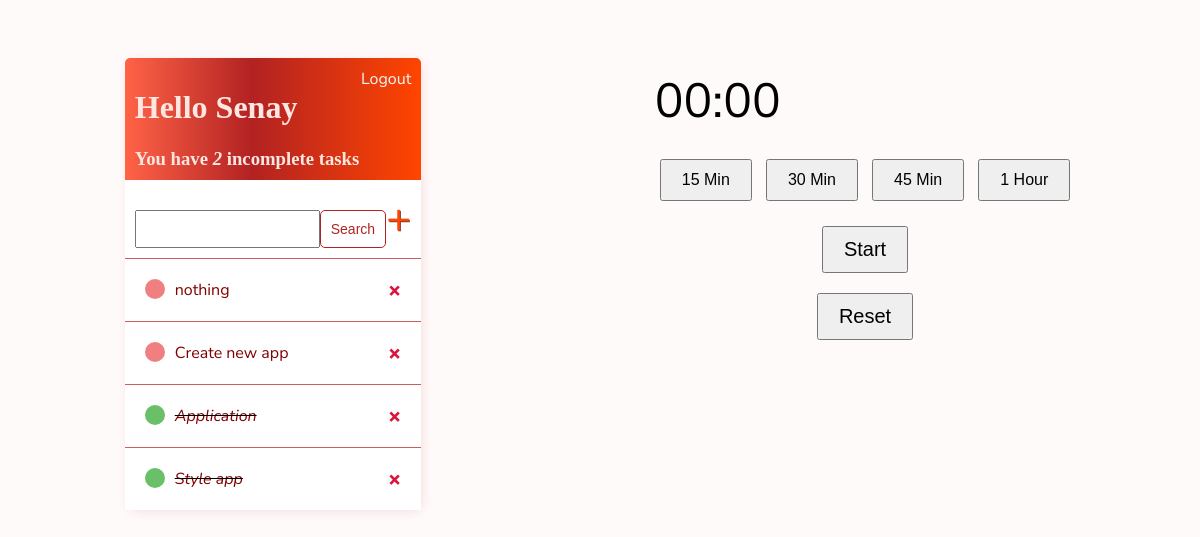
Page / (signed in) on the earlier database version.
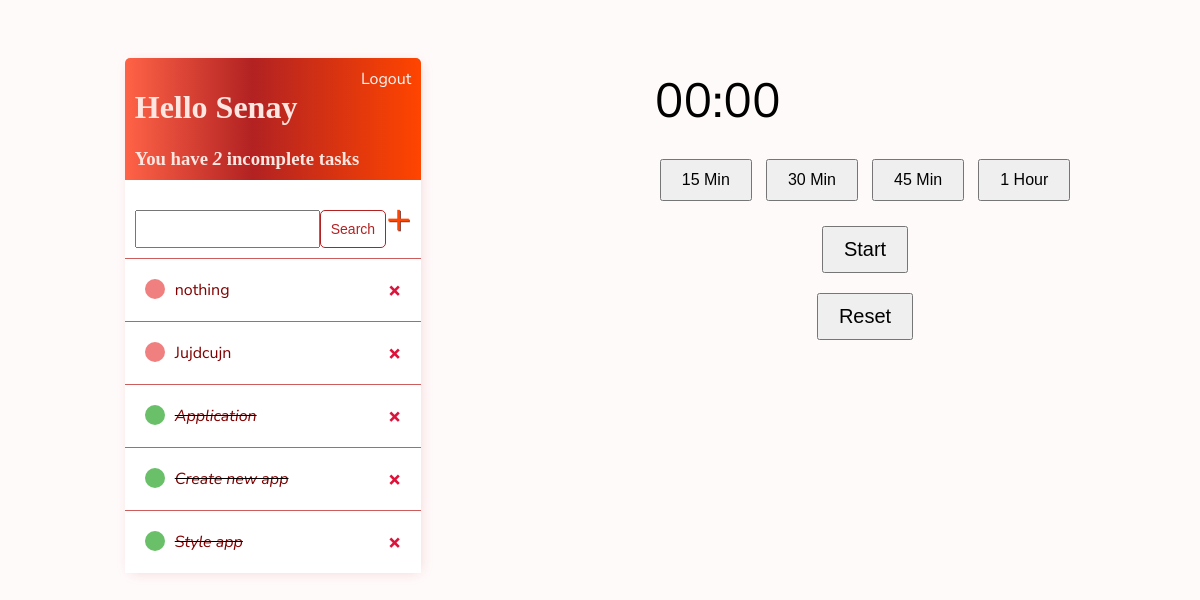
Same page on the later database version.
### todo/models.py (models this page shows)
class Task(models.Model):
    user = models.ForeignKey(
        User, on_delete= models.CASCADE, null=True, blank=True)
    title = models.CharField(max_length=200)
    descrption = models.TextField(null=True, blank=True)
    complete = models.BooleanField(default=False)
    created = models.DateTimeField(auto_now_add=True)
    def __str__(self):
        return self.title
    class Meta:
        ordering = ['complete']

### todo/views.py (the view)
# urls.py: path('', TaskList.as_view(), name='tasks'),
class TaskList(LoginRequiredMixin, ListView):
    model = Task
    context_object_name = 'tasks'
    def get_context_data(self, **kwargs):
        context = super().get_context_data(**kwargs)
        context['tasks'] = context['tasks'].filter(user=self.request.user)
        context['count'] = context['tasks'].filter(complete=False).count()
        search_input = self.request.GET.get('search-area') or ''
        if search_input:
            context['tasks'] = context['tasks'].filter(
                title__startswith=search_input)
        context['search_input'] = search_input
        return context

### todo/templates/todo/task_list.html (shortened to what this page needs)
{% extends 'todo/main.html' %}
{% block content %}
{% load static %}
<div class="main-container" style="display: flex; justify-content: space-between;">
    <div class="tasks-container">
        <div class="header-bar">
            <div>
                <h1>Hello {{request.user|title}}</h1>
                <h3 style="margin:0">You have <i>{{count}}</i> incomplete task{{count | pluralize:"s" }}</h3>
            </div>
            {% if request.user.is_authenticated %}
            <a href="{% url 'logout' %}">Logout</a>
            {% else %}
            <a href="{% url 'login' %}">Login</a>
            {% endif %}
        </div>
        <div id="search-add-wrapper">
            <form  method="GET" style="margin-top: 20px;display: flex;">
                <input type='text' name='search-area' value="{{search_input}}">
                <input class="button" type="submit" value='Search'>
            </form>
            <a id="add-link" href="{% url 'task-create' %}">&#x2b;</a>
        </div>
        <div class="task-items-wrapper">
            {% for task in tasks %}
                <div class="task-wrapper">
                    {%  if task.complete %}
                        <div class="task-title">
                            <div class="task-complete-icon"></div>
                            <i><s><a href="{% url 'task-update' task.id %}">{{task}}</a></s></i>
                </div>
                    <a class="delete-link" href="{% url 'task-delete' task.id %}">&#215;</a>
                    {% else %}
                    <div class="task-title">
                        <div class="task-incomplete-icon"></div>
                        <a href="{% url 'task-update' task.id %}">{{task}}</a>
                    </div>
                    <a class="delete-link" href="{% url 'task-delete' task.id %}">&#215;</a>
                    {% endif %}
                </div>
            {% empty %}
            <h3>No items in list</h3>
            {% endfor %}
        </div>
    </div>
    <div class="timer-container">
        <div id="timer-display">00:00</div>
        <button class="time-setter" data-time="15">15 Min</button>
        <button class="time-setter" data-time="30">30 Min</button>
        <button class="time-setter" data-time="45">45 Min</button>
        <button class="time-setter" data-time="60">1 Hour</button>
        <button id="start-stop">Start</button>
        <button id="reset">Reset</button>
    </div>
</div>
{% endblock content%}

Differences in the rows shown:
added Task: title "Jujdcujn"
shown differently, row unchanged: Task "Application": moves up the list
changed Task "Create new app": complete False → True (drawn)
